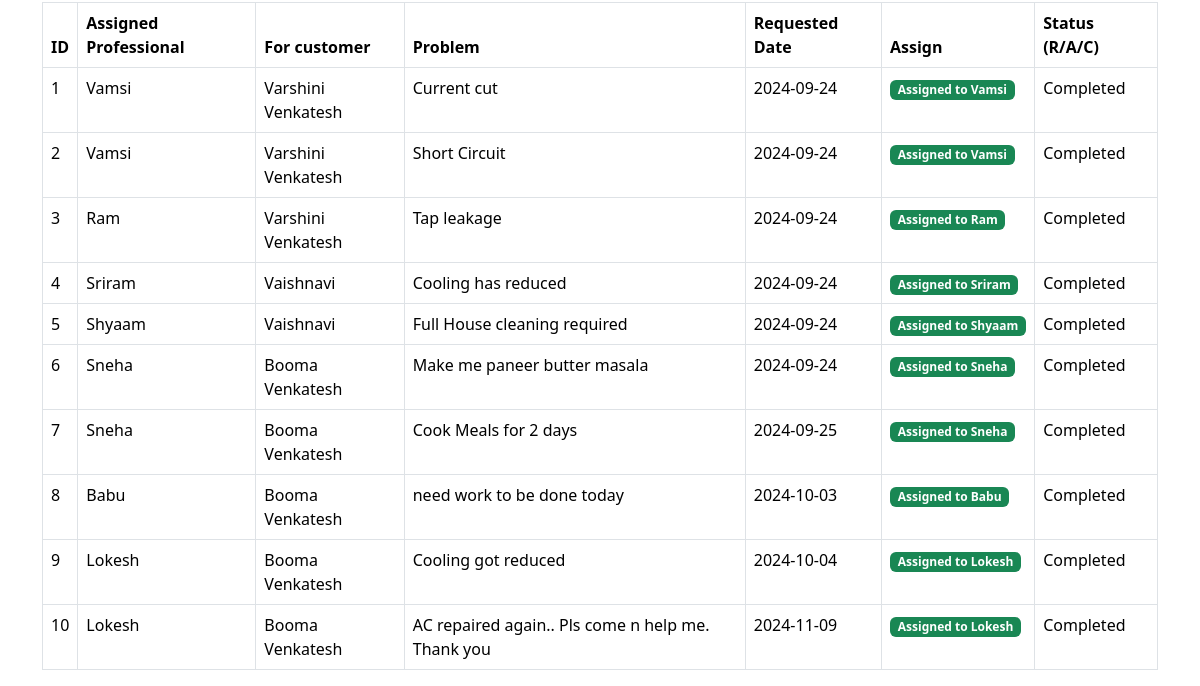
The page /admindashboard (lower part) on the database as committed earlier.
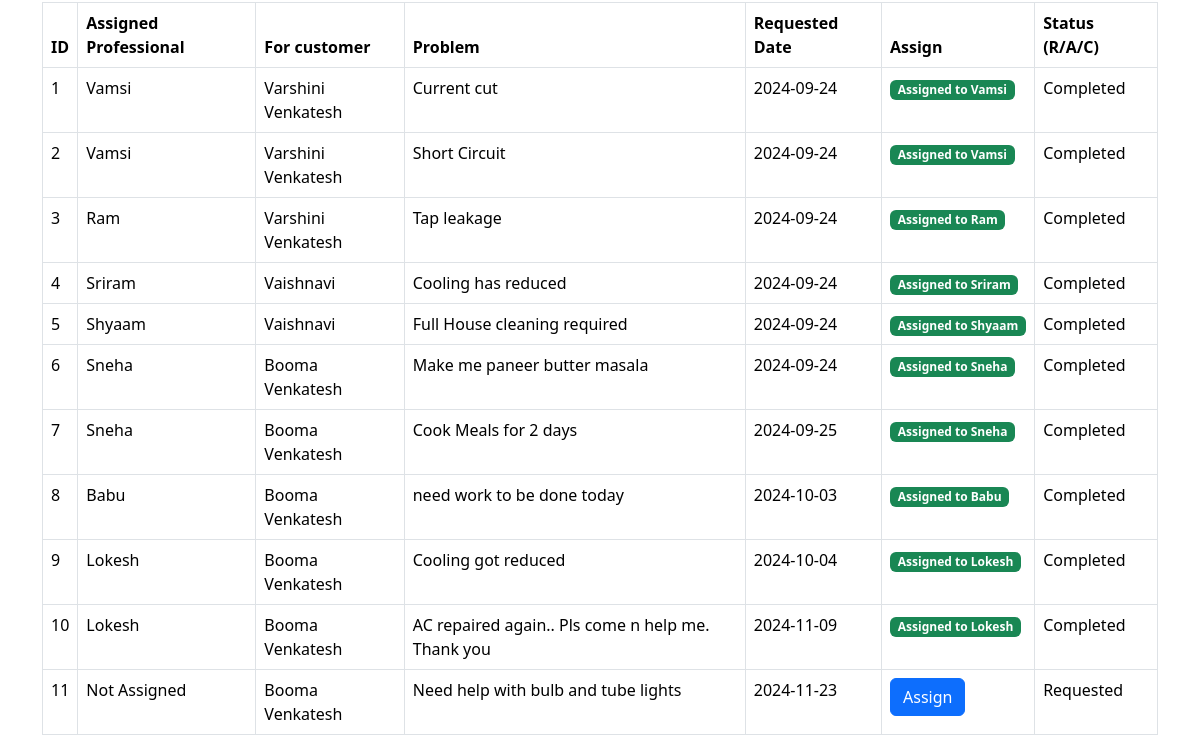
The same page on the database as committed later.
### application/models.py (models this page shows, shortened)
class ServiceRequest(db.Model):
    __tablename__ = 'service_requests'
    serv_req_id = db.Column(db.Integer, primary_key=True)
    service_id = db.Column(db.Integer, db.ForeignKey('services.service_id'), nullable=False)
    cust_id = db.Column(db.Integer, db.ForeignKey('customers.id'), nullable=False)
    professional_id = db.Column(db.Integer, db.ForeignKey('service_professionals.id'), nullable=True)
    date_of_req = db.Column(db.DateTime, default=date.today)
    date_of_completion = db.Column(db.DateTime, nullable=True)
    service_status = db.Column(db.String(50), nullable=False)  # requested, assigned, completed
    remarks = db.Column(db.Text, nullable=True)
    professional = db.relationship('ServiceProfessional', backref='service_requests', lazy=True)
    customer = db.relationship('Customer', backref='service_requests', lazy=True)

class ServiceProfessional(db.Model):
    __tablename__ = 'service_professionals'
    id = db.Column(db.Integer, primary_key=True)
    email = db.Column(db.String(120), unique=True, nullable=False)
    password = db.Column(db.String(120), nullable=False)
    full_name = db.Column(db.String(100), nullable=False)
    service_id = db.Column(db.Integer, db.ForeignKey('services.service_id'), nullable=False)
    experience = db.Column(db.Integer, nullable=False)
    profile_doc = db.Column(db.String(200), nullable=False)
    address = db.Column(db.String(200), nullable=False)
    pincode = db.Column(db.String(10), nullable=False)
    date_created = db.Column(db.DateTime, default=date.today())
    status = db.Column(db.String(50), nullable=False)
    service = db.relationship('Service', backref='service_professionals', lazy=True)

class Customer(db.Model):
    __tablename__ = 'customers'
    id = db.Column(db.Integer, primary_key=True)
    email = db.Column(db.String(120), unique=True, nullable=False)
    password = db.Column(db.String(120), nullable=False)
    full_name = db.Column(db.String(100), nullable=False)
    address = db.Column(db.String(200), nullable=False)
    pincode = db.Column(db.String(10), nullable=False)

### app.py (the view)
@app.route('/admindashboard', methods= ['GET'])
def admindashboard():
    if request.method == 'GET':
        services = Service.query.all()
        professionals = ServiceProfessional.query.all()
        service_requests = ServiceRequest.query.all()
        customers = Customer.query.all()
        return render_template("admindashboard.html", services = services, professionals = professionals, service_requests = service_requests, customers = customers)

### templates/admindashboard.html (shortened to what this page needs)
<!DOCTYPE html>
<html lang="en">
<head>
    <link href="https://cdn.jsdelivr.net/npm/bootstrap@5.3.3/dist/css/bootstrap.min.css" rel="stylesheet">
</head>
<body>
    <div class="container mt-4">
        <div class="row">
            <div class="col-md-12">
                <table class="table table-bordered">
                    <thead>
                        <tr>
                            <th>ID</th>
                            <th>Assigned Professional</th>
                            <th>For customer</th>
                            <th>Problem</th>
                            <th>Requested Date</th>
                            <th>Assign</th>
                            <th>Status (R/A/C)</th>
                        </tr>
                    </thead>
                    <tbody>
                        {% for request in service_requests %}
                        <tr>
                            <td>{{ request.serv_req_id }}</td>
                            <td>{% if request.professional.status == 'accepted' %} {{ request.professional.full_name }} {% else %} Not Assigned {% endif %}</td>
                            <td>{% if request.customer %} {{ request.customer.full_name }} {% else %} Not Assigned {% endif %}</td>
                            <td>{{ request.remarks }}</td>
                            <td>{{ request.date_of_req.strftime('%Y-%m-%d') }}</td>
                            <td>
                                {% if request.professional.status == 'accepted' %}
                                    <span class="badge bg-success">Assigned to {{ request.professional.full_name }}</span>
                                {% else %}
                                    <form action="{{ url_for('assign_professional', request_id=request.serv_req_id) }}" method="POST">
                                        <button type="submit" class="btn btn-primary">Assign</button>
                                    </form>
                                {% endif %}
                            </td>
                            <td>{{ request.service_status.title() }}</td>
                        </tr>
                        {% else %}
                        <tr>
                            <td colspan="4">No service requests found</td>
                        </tr>
                        {% endfor %}
                    </tbody>
                </table>
            </div>
        </div>
    </div>
</body>
</html>

Rows that differ between the two databases and show on the page:
added ServiceRequest: serv_req_id "11", shows "Not Assigned", customer.full_name "Booma Venkatesh", remarks "Need help with bulb and tube lights", date_of_req "2024-11-23", service_status "Requested"
